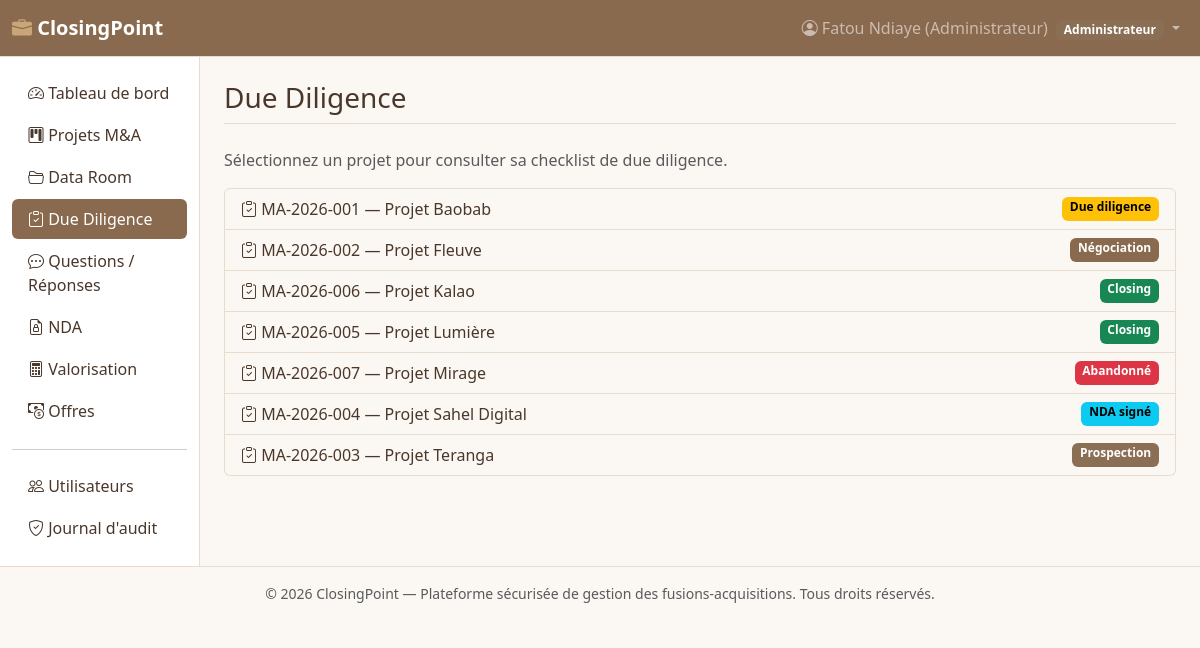
The app's page /modules/duediligence/list.php (signed in) with its own data.
### tables this page shows
CREATE TABLE ma_projects (
    id INT AUTO_INCREMENT PRIMARY KEY,
    code_projet VARCHAR(20) NOT NULL UNIQUE,
    nom_projet VARCHAR(180) NOT NULL,
    societe_cible VARCHAR(180) NOT NULL,
    societe_acquereur VARCHAR(180) NOT NULL,
    secteur VARCHAR(100) DEFAULT NULL,
    statut ENUM('prospection','nda_signe','due_diligence','negociation','closing','abandonne') NOT NULL DEFAULT 'prospection',
    valeur_estimee DECIMAL(18,2) DEFAULT NULL,
    devise VARCHAR(10) NOT NULL DEFAULT 'FCFA',
    date_debut DATE DEFAULT NULL,
    date_cible_closing DATE DEFAULT NULL,
    description TEXT,
    created_by INT NOT NULL,
    created_at DATETIME NOT NULL DEFAULT CURRENT_TIMESTAMP,
    updated_at DATETIME NOT NULL DEFAULT CURRENT_TIMESTAMP ON UPDATE CURRENT_TIMESTAMP,
    CONSTRAINT fk_proj_creator FOREIGN KEY (created_by) REFERENCES users(id) ON DELETE RESTRICT
);

### includes/security.php (called while the page is built, shortened)
<?php
function e(?string $value): string
{
    return htmlspecialchars($value ?? '', ENT_QUOTES, 'UTF-8');
}

### modules/duediligence/list.php (the view, shortened to what this page needs)
<?php
require_once __DIR__ . '/../../includes/bootstrap.php';
$user = requireLogin();
$projectId = (int)($_GET['project_id'] ?? 0);
if (!$projectId) {
    if (in_array($user['role'], ['admin', 'conseiller'], true)) {
        $projects = $pdo->query('SELECT * FROM ma_projects ORDER BY nom_projet')->fetchAll();
    } else {
        $stmt = $pdo->prepare('SELECT p.* FROM ma_projects p JOIN project_team pt ON pt.project_id = p.id WHERE pt.user_id = :u ORDER BY p.nom_projet');
        $stmt->execute([':u' => $user['id']]);
        $projects = $stmt->fetchAll();
    }
    require __DIR__ . '/../../includes/header.php';
    ?>
    <p class="text-muted">Sélectionnez un projet pour consulter sa checklist de due diligence.</p>
    <div class="list-group">
      <?php foreach ($projects as $p): ?>
        <a href="list.php?project_id=<?= (int)$p['id'] ?>" class="list-group-item list-group-item-action d-flex justify-content-between">
          <span><i class="bi bi-clipboard-check"></i> <?= e($p['code_projet']) ?> — <?= e($p['nom_projet']) ?></span>
          <?= projectStatusBadge($p['statut']) ?>
        </a>
      <?php endforeach; ?>
    </div>
    <?php require __DIR__ . '/../../includes/footer.php'; exit; ?>
<?php }
require __DIR__ . '/../../includes/header.php';
?>
<?php require __DIR__ . '/../../includes/footer.php'; ?>

### includes/functions.php (shortened to what this page needs)
<?php
function projectStatusBadge(string $statut): string
{
    $map = [
        'prospection'    => ['secondary', 'Prospection'],
        'nda_signe'      => ['info', 'NDA signé'],
        'due_diligence'  => ['warning', 'Due diligence'],
        'negociation'    => ['primary', 'Négociation'],
        'closing'        => ['success', 'Closing'],
        'abandonne'      => ['danger', 'Abandonné'],
    ];
    [$class, $label] = $map[$statut] ?? ['secondary', $statut];
    return '<span class="badge text-bg-' . $class . '">' . e($label) . '</span>';
}

### public/assets/css/style.css (style rules this page uses)
:root { --cp-nude: #F5EDE4; --cp-camel: #C9A579; --cp-camel-dark: #B08D63; --cp-brown: #8A6A4E; --cp-brown-dark: #6E4A33; --cp-text: #4A372B; --bs-body-bg: #FBF7F2; --bs-body-color: var(--cp-text); --bs-primary: var(--cp-brown); --bs-primary-rgb: 138, 106, 78; --bs-primary-bg-subtle: var(--cp-nude); --bs-primary-border-subtle: #D9BFA0; --bs-primary-text-emphasis: var(--cp-brown-dark); --bs-secondary: #8A6F55; --bs-secondary-rgb: 138, 111, 85; --bs-dark: var(--cp-brown); --bs-dark-rgb: 138, 106, 78; --bs-border-color: #E7DCCD; --bs-link-color: var(--cp-brown); --bs-link-color-rgb: 138, 106, 78; --bs-link-hover-color: var(--cp-brown-dark); --bs-link-hover-color-rgb: 110, 74, 51; }
body { background-color: var(--bs-body-bg); }

### records on screen
ma_projects: code_projet "MA-2026-001", nom_projet "Projet Baobab", label "Due diligence"
ma_projects: code_projet "MA-2026-002", nom_projet "Projet Fleuve", label "Négociation"
ma_projects: code_projet "MA-2026-006", nom_projet "Projet Kalao", label "Closing"
ma_projects: code_projet "MA-2026-005", nom_projet "Projet Lumière", label "Closing"
ma_projects: code_projet "MA-2026-007", nom_projet "Projet Mirage", label "Abandonné"
ma_projects: code_projet "MA-2026-004", nom_projet "Projet Sahel Digital", label "NDA signé"
ma_projects: code_projet "MA-2026-003", nom_projet "Projet Teranga", label "Prospection"

### other values on screen
SITE_NAME "ClosingPoint"
$user['full_name'] "Fatou Ndiaye (Administrateur)"
roleLabel($user['role']) "Administrateur"
$label "Tableau de bord Projets M&A Data Room Due Diligence Questions / Réponses NDA Valorisation Offres Utilisateurs Journal d'audit"
$pageTitle "Due Diligence"
